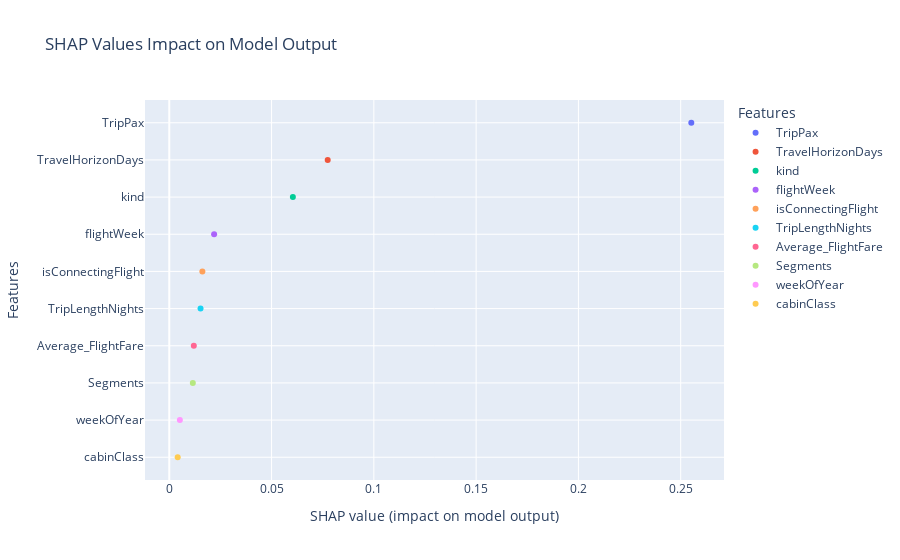

This figure's notebook cell:
### Code cell
import plotly.express as px
import pandas as pd

shap_df = pd.DataFrame(shap_values, columns=df_test_sample[features].columns)
shap_df = shap_df.abs().mean(axis=0).reset_index()
shap_df.columns = ['feature', 'impact']
shap_df = shap_df.sort_values(by='impact', ascending=False)

print(shap_df)

fig = px.scatter(
    shap_df,
    x='impact',
    y='feature',
    color='feature',
    title='SHAP Values Impact on Model Output',
    labels={'impact': 'SHAP value (impact on model output)', 'feature': 'Features'}
)

fig.update_layout(yaxis={'categoryorder': 'total ascending'})

fig.show()

### Figure 1 — Plotly figure (JSON) as saved in the notebook; plotly's stock layout.template omitted (floating-point values rounded to 4 significant figures)
{"data": [{"hovertemplate": "Features=%{y}<br>SHAP value (impact on model output)=%{x}<extra></extra>", "legendgroup": "TripPax", "marker": {"color": "#636efa", "symbol": "circle"}, "mode": "markers", "name": "TripPax", "orientation": "h", "showlegend": true, "type": "scatter", "x": [0.2552], "xaxis": "x", "y": ["TripPax"], "yaxis": "y"}, {"hovertemplate": "Features=%{y}<br>SHAP value (impact on model output)=%{x}<extra></extra>", "legendgroup": "TravelHorizonDays", "marker": {"color": "#EF553B", "symbol": "circle"}, "mode": "markers", "name": "TravelHorizonDays", "orientation": "h", "showlegend": true, "type": "scatter", "x": [0.07745], "xaxis": "x", "y": ["TravelHorizonDays"], "yaxis": "y"}, {"hovertemplate": "Features=%{y}<br>SHAP value (impact on model output)=%{x}<extra></extra>", "legendgroup": "kind", "marker": {"color": "#00cc96", "symbol": "circle"}, "mode": "markers", "name": "kind", "orientation": "h", "showlegend": true, "type": "scatter", "x": [0.06041], "xaxis": "x", "y": ["kind"], "yaxis": "y"}, {"hovertemplate": "Features=%{y}<br>SHAP value (impact on model output)=%{x}<extra></extra>", "legendgroup": "flightWeek", "marker": {"color": "#ab63fa", "symbol": "circle"}, "mode": "markers", "name": "flightWeek", "orientation": "h", "showlegend": true, "type": "scatter", "x": [0.02191], "xaxis": "x", "y": ["flightWeek"], "yaxis": "y"}, {"hovertemplate": "Features=%{y}<br>SHAP value (impact on model output)=%{x}<extra></extra>", "legendgroup": "isConnectingFlight", "marker": {"color": "#FFA15A", "symbol": "circle"}, "mode": "markers", "name": "isConnectingFlight", "orientation": "h", "showlegend": true, "type": "scatter", "x": [0.01618], "xaxis": "x", "y": ["isConnectingFlight"], "yaxis": "y"}, {"hovertemplate": "Features=%{y}<br>SHAP value (impact on model output)=%{x}<extra></extra>", "legendgroup": "TripLengthNights", "marker": {"color": "#19d3f3", "symbol": "circle"}, "mode": "markers", "name": "TripLengthNights", "orientation": "h", "showlegend": true, "type": "scatter", "x": [0.01528], "xaxis": "x", "y": ["TripLengthNights"], "yaxis": "y"}, {"hovertemplate": "Features=%{y}<br>SHAP value (impact on model output)=%{x}<extra></extra>", "legendgroup": "Average_FlightFare", "marker": {"color": "#FF6692", "symbol": "circle"}, "mode": "markers", "name": "Average_FlightFare", "orientation": "h", "showlegend": true, "type": "scatter", "x": [0.01199], "xaxis": "x", "y": ["Average_FlightFare"], "yaxis": "y"}, {"hovertemplate": "Features=%{y}<br>SHAP value (impact on model output)=%{x}<extra></extra>", "legendgroup": "Segments", "marker": {"color": "#B6E880", "symbol": "circle"}, "mode": "markers", "name": "Segments", "orientation": "h", "showlegend": true, "type": "scatter", "x": [0.01151], "xaxis": "x", "y": ["Segments"], "yaxis": "y"}, {"hovertemplate": "Features=%{y}<br>SHAP value (impact on model output)=%{x}<extra></extra>", "legendgroup": "weekOfYear", "marker": {"color": "#FF97FF", "symbol": "circle"}, "mode": "markers", "name": "weekOfYear", "orientation": "h", "showlegend": true, "type": "scatter", "x": [0.005163], "xaxis": "x", "y": ["weekOfYear"], "yaxis": "y"}, {"hovertemplate": "Features=%{y}<br>SHAP value (impact on model output)=%{x}<extra></extra>", "legendgroup": "cabinClass", "marker": {"color": "#FECB52", "symbol": "circle"}, "mode": "markers", "name": "cabinClass", "orientation": "h", "showlegend": true, "type": "scatter", "x": [0.004113], "xaxis": "x", "y": ["cabinClass"], "yaxis": "y"}], "layout": {"legend": {"title": {"text": "Features"}, "tracegroupgap": 0}, "title": {"text": "SHAP Values Impact on Model Output"}, "xaxis": {"anchor": "y", "domain": [0, 1], "title": {"text": "SHAP value (impact on model output)"}}, "yaxis": {"anchor": "x", "categoryarray": ["cabinClass", "weekOfYear", "Segments", "Average_FlightFare", "TripLengthNights", "isConnectingFlight", "flightWeek", "kind", "TravelHorizonDays", "TripPax"], "categoryorder": "total ascending", "domain": [0, 1], "title": {"text": "Features"}}}}
